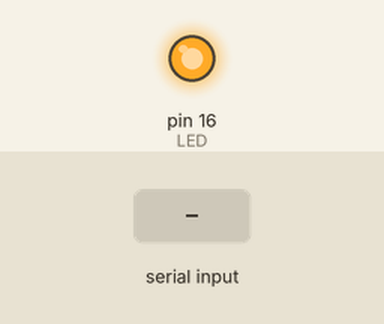
Simulated run of this sketch. Board: Arduino Uno, built with avr-gcc and run on an emulated ATmega328P. On the bench: output pins drawn as LEDs (lit = HIGH). The test bench sets the inputs (shaded band).

Above: at 1.2 s.
1.3 s: "o\n" received over Serial
At 2.5 s:
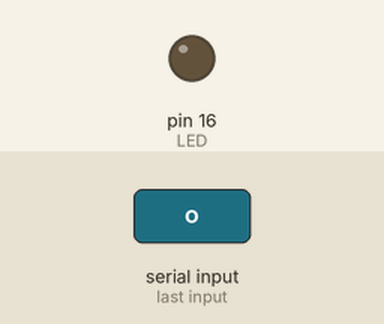
2.8 s: "1\n" received over Serial
At 3.7 s:
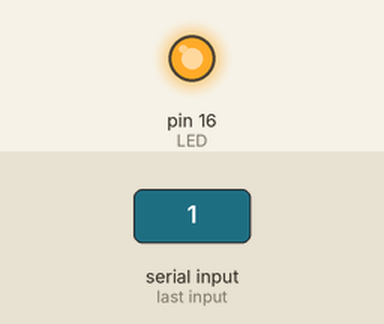
4.3 s: "O\n" received over Serial
At 4.9 s:
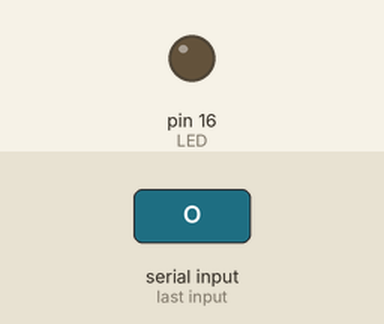
Timing chart, 0 to 7.3 s (numbered marks = the images above; inputs shaded):
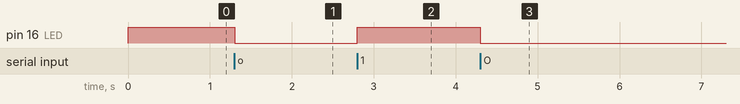

The sketch:

bai1.ino
```cpp
#define LED 16


char temp;
void setup() {
  Serial.begin(9600);
  digitalWrite(LED, HIGH);
  pinMode(LED, OUTPUT);
}
//
void loop() {
  if (Serial.available()) {
    temp = Serial.read();
    if (temp == 'o' || temp == 'O')
      digitalWrite(LED, LOW);
    else if (temp != 'o' && temp != '0' && temp != '\n')
      digitalWrite(LED, HIGH);
  }
}
```

Measured:
- after the input at 1.3 s, pin 16 (LED): HIGH → LOW at once
- after the input at 2.8 s, pin 16 (LED): LOW → HIGH at once
- after the input at 4.3 s, pin 16 (LED): HIGH → LOW at once
